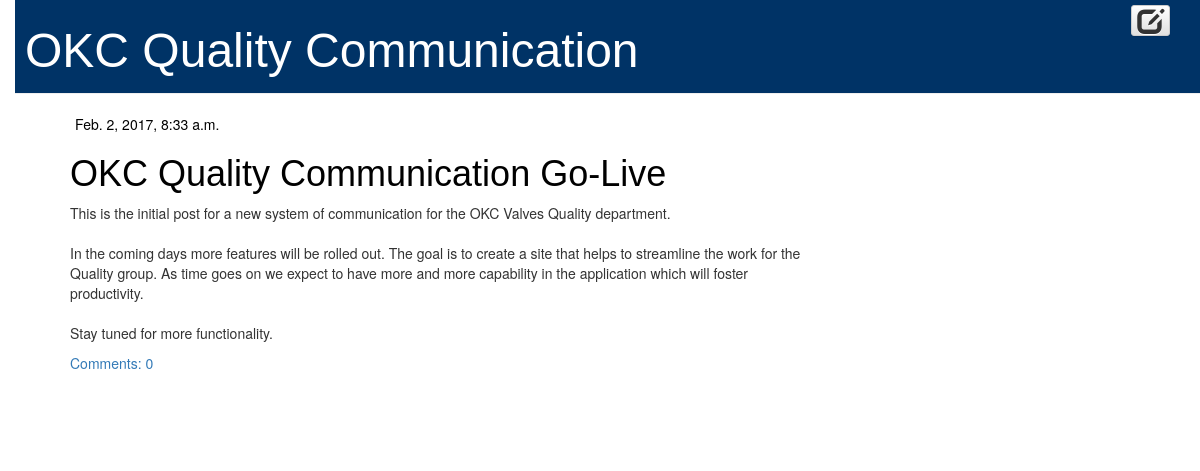
Screenshot of /blog/ with the database file from the repository.
### blog/models.py (models this page shows, shortened)
class Post(models.Model):
    author = models.ForeignKey('auth.User')
    title = models.CharField(max_length=200)
    text = models.TextField()
    created_date = models.DateTimeField(default=timezone.now)
    published_date = models.DateTimeField(blank=True, null=True)
    def approved_comments(self):
        return self.comments.filter(approved_comment=True)

### blog/views.py (the view)
# urls.py: url(r'^blog/$', views.post_list, name='post_list'),
def post_list(request):
    posts = Post.objects.filter(published_date__lte=timezone.now()).order_by('published_date')
    return render(request, 'blog/post_list.html', {'posts': posts})

### blog/templates/blog/post_list.html
{% extends 'blog/base.html' %}
{% block content %}
    {% for post in posts %}
        <div class="post">
            <div class="date">
                {{ post.published_date }}
            </div>
            <h1><a href="{% url 'post_detail' pk=post.pk %}">{{ post.title }}</a></h1>
            <p>{{ post.text|linebreaksbr }}</p>
            <a href="{% url 'post_detail' pk=post.pk %}">Comments: {{ post.approved_comments.count }}</a>
        </div>
    {% endfor %}
{% endblock %}

### default/static/css0/blog.css (style rules this page uses)
h1 a { color: #000000; font-family: sans-serif; }
body { padding-left: 15px; }
h1, h2, h3, h4 { font-family: sans-serif; }
.date { color: #000000; padding: 0px 0px 0px 5px; }
.post { margin-bottom: 70px; }
.post h1 a, .post h1 a:visited { color: #000000; }

### rows the page displays
Post: published_date "Feb. 2, 2017, 8:33 a.m.", title "OKC Quality Communication Go-Live", text "This is the initial post for a new system of communication for the OKC Valves Quality department. In the coming days more features will be rolled out. The goal is to create a site that helps to streamline the work for the Quality group. As time goes on we expect to have more and more capability in the application which will foster productivity. Stay tuned for more functionality.", approved_comments.count "0"
